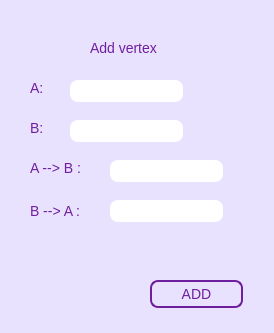
<?xml version="1.0" encoding="UTF-8"?>
<ui version="4.0">
 <class>Form_top_add</class>
 <widget class="QWidget" name="Form_top_add">
  <property name="geometry">
   <rect>
    <x>0</x>
    <y>0</y>
    <width>274</width>
    <height>333</height>
   </rect>
  </property>
  <property name="minimumSize">
   <size>
    <width>274</width>
    <height>333</height>
   </size>
  </property>
  <property name="maximumSize">
   <size>
    <width>274</width>
    <height>333</height>
   </size>
  </property>
  <property name="windowTitle">
   <string>add vertex</string>
  </property>
  <property name="styleSheet">
   <string notr="true">QWidget
{
background-color: rgb(233, 226, 255);
font-size: 14px;
font-family: &quot;System&quot;;
color: rgb(111, 31, 158);
}

QLineEdit
{
background-color: rgb(255, 255, 255);
border-radius: 8px;
}

QPushButton
{
background-color: rgb(233, 226, 255);
border: 2px solid rgb(111, 31, 158);
border-radius: 8px;
color: rgb(111, 31, 158);
}

QPushButton:hover
{
	background-color: rgb(176, 170, 255)
}

QPushButton:pressed
{
	background-color: rgb(152, 147, 220);
}

</string>
  </property>
  <widget class="QLabel" name="label_title">
   <property name="geometry">
    <rect>
     <x>90</x>
     <y>40</y>
     <width>101</width>
     <height>16</height>
    </rect>
   </property>
   <property name="styleSheet">
    <string notr="true">font-size: 14px;
font-family: &quot;System&quot;;</string>
   </property>
   <property name="text">
    <string>Add vertex</string>
   </property>
  </widget>
  <widget class="QPushButton" name="pB_add_top">
   <property name="geometry">
    <rect>
     <x>150</x>
     <y>280</y>
     <width>93</width>
     <height>28</height>
    </rect>
   </property>
   <property name="styleSheet">
    <string notr="true"/>
   </property>
   <property name="text">
    <string>ADD</string>
   </property>
  </widget>
  <widget class="QLabel" name="label_a">
   <property name="geometry">
    <rect>
     <x>30</x>
     <y>80</y>
     <width>55</width>
     <height>16</height>
    </rect>
   </property>
   <property name="text">
    <string>A:</string>
   </property>
  </widget>
  <widget class="QLabel" name="label_b">
   <property name="geometry">
    <rect>
     <x>30</x>
     <y>120</y>
     <width>55</width>
     <height>16</height>
    </rect>
   </property>
   <property name="text">
    <string>B:</string>
   </property>
  </widget>
  <widget class="QLabel" name="label_ab">
   <property name="geometry">
    <rect>
     <x>30</x>
     <y>160</y>
     <width>71</width>
     <height>16</height>
    </rect>
   </property>
   <property name="text">
    <string>A --&gt; B :</string>
   </property>
  </widget>
  <widget class="QLabel" name="label_ba">
   <property name="geometry">
    <rect>
     <x>30</x>
     <y>200</y>
     <width>71</width>
     <height>21</height>
    </rect>
   </property>
   <property name="text">
    <string>B --&gt; A :</string>
   </property>
  </widget>
  <widget class="QLineEdit" name="lineEdit_a">
   <property name="geometry">
    <rect>
     <x>70</x>
     <y>80</y>
     <width>113</width>
     <height>22</height>
    </rect>
   </property>
   <property name="styleSheet">
    <string notr="true"/>
   </property>
  </widget>
  <widget class="QLineEdit" name="lineEdit_b">
   <property name="geometry">
    <rect>
     <x>70</x>
     <y>120</y>
     <width>113</width>
     <height>22</height>
    </rect>
   </property>
   <property name="styleSheet">
    <string notr="true"/>
   </property>
  </widget>
  <widget class="QLineEdit" name="lineEdit_ab">
   <property name="geometry">
    <rect>
     <x>110</x>
     <y>160</y>
     <width>113</width>
     <height>22</height>
    </rect>
   </property>
   <property name="styleSheet">
    <string notr="true"/>
   </property>
  </widget>
  <widget class="QLineEdit" name="lineEdit_ba">
   <property name="geometry">
    <rect>
     <x>110</x>
     <y>200</y>
     <width>113</width>
     <height>22</height>
    </rect>
   </property>
   <property name="styleSheet">
    <string notr="true"/>
   </property>
  </widget>
 </widget>
 <resources/>
 <connections/>
</ui>
